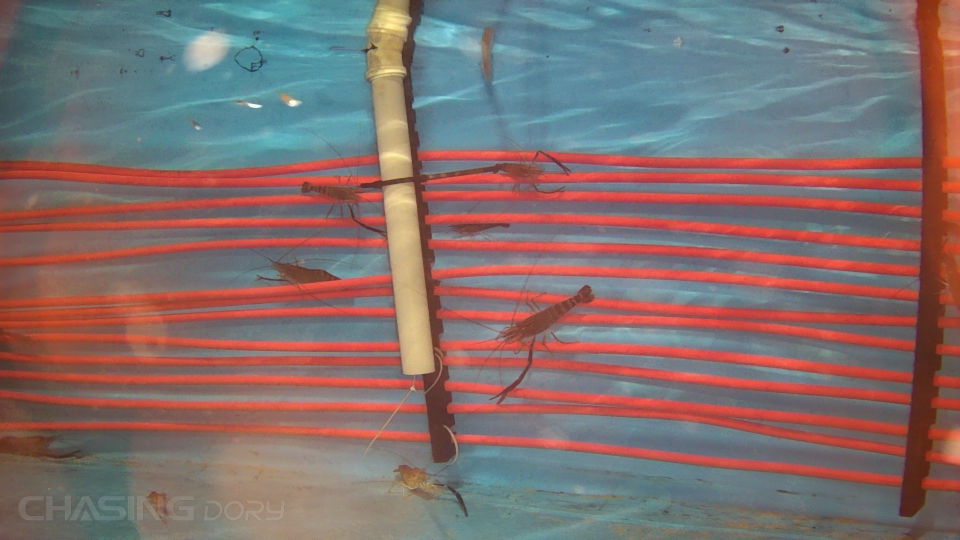
#> input picture src/counting/image.jpg, 1920 x 1080 px, found by its file name (shown at 1/2 size)
$ jupyter execute run_video_split.ipynb
#> lines starting #> are read from the running program, lines starting #| are printed output that depends on the picture
[cell 1]
import os

from src.video.parameters import Parameters
from src.stitching.video2dataset_mine import Video2Dataset
import glob
work_dir = os.getcwd()

args= {

    "input": f"C:/Users/gbo10/Dropbox/research videos/31.12/65-31.12/GX010065.MP4",
    "output": f"C:/Users/gbo10/OneDrive/measurement_paper_images/splitted videos/car/07.05.2024/curtain open",
    "start": 0,
    "end": None,
    "output_resolution": None,
    "blur_threshold":50,
    "distance_threshold":50,
    "black_ratio_threshold": None,
    "pixel_black_threshold": None,
    "use-srt": None,
    "limit": None,
    "frame_format": "jpg",
    "stats_file":"output/stats.csv"}


video_paths = []  # Initialize an empty list to store the video paths

for video_path in glob.glob('C:/Users/gbo10/Dropbox/research videos/car-current-/may 2024/07.05.2024/curtain open/*.mp4'):
    video_paths.append(video_path)


for video_path in video_paths:
    args["input"] = video_path
    print(f'Processing video {video_path}')
    Video2Dataset2process = Video2Dataset(Parameters(args))
    Video2Dataset2process.ProcessVideo()

[cell 2]
import cv2
from skimage.metrics import structural_similarity as ssim
from skimage.metrics import peak_signal_noise_ratio as psnr

class ImageQualityDetector:
    def __init__(self, ssim_threshold=0.8, psnr_threshold=30):
#> further down, image is the input picture: shape (1080, 1920, 3); mean B, G, R 109.1, 110.5, 130.8
        self.ssim_threshold = ssim_threshold
        self.psnr_threshold = psnr_threshold

    def is_high_quality(self, image):
        # Convert image to grayscale
        gray = cv2.cvtColor(image, cv2.COLOR_BGR2GRAY)
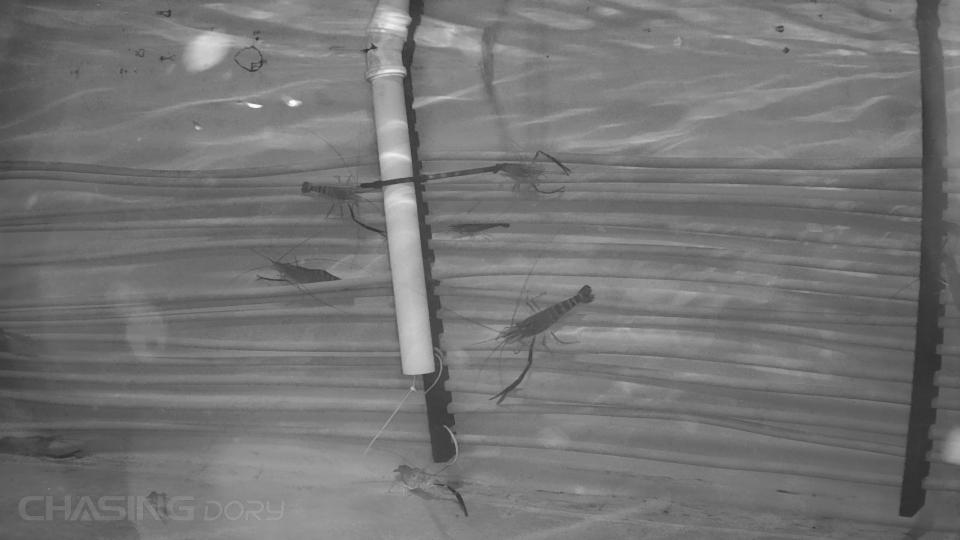
#> gray: shape (1080, 1920) (shown at 1/2 size); min 39, max 253, mean 116.4

        # Compute SSIM and PSNR
        ssim_score = ssim(gray, gray)
#> ssim_score = 1
        psnr_score = psnr(gray, gray)
#> psnr_score = inf

        # Check if both scores are above thresholds
        is_high_quality = ssim_score > self.ssim_threshold and psnr_score > self.psnr_threshold
#> is_high_quality = True

        return ssim_score, psnr_score, is_high_quality

# Example usage
detector = ImageQualityDetector(ssim_threshold=0.8, psnr_threshold=30)
image = cv2.imread('image.jpg')
ssim_score, psnr_score, high_quality = detector.is_high_quality(image)
#> ssim_score = 1; psnr_score = inf; high_quality = True
print("SSIM Score:", ssim_score)
#| SSIM Score: 1.0
print("PSNR Score:", psnr_score)
#| PSNR Score: inf
print("Is high quality?", high_quality)
#| Is high quality? True
